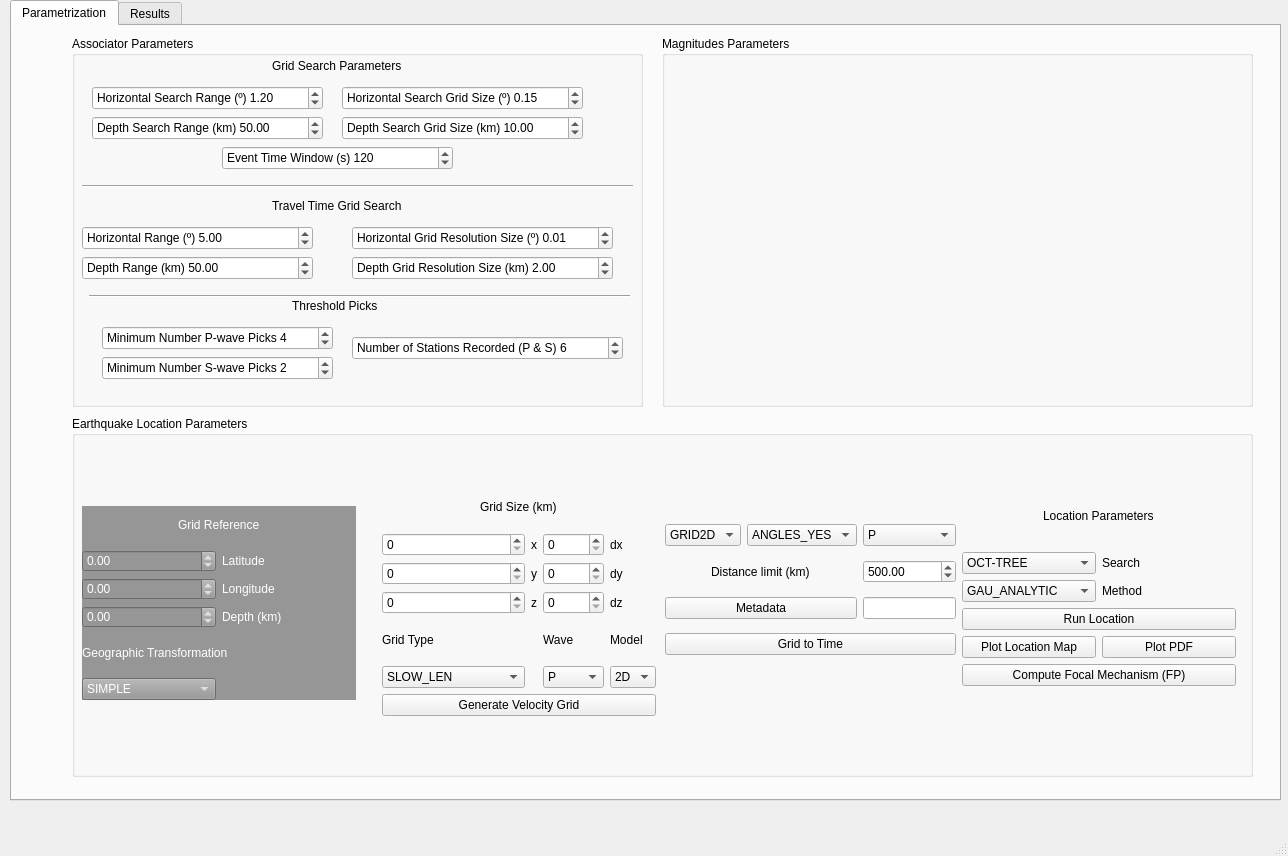
<?xml version="1.0" encoding="UTF-8"?>
<ui version="4.0">
 <class>MainWindow</class>
 <widget class="QMainWindow" name="MainWindow">
  <property name="geometry">
   <rect>
    <x>0</x>
    <y>0</y>
    <width>1288</width>
    <height>856</height>
   </rect>
  </property>
  <property name="windowTitle">
   <string>MainWindow</string>
  </property>
  <widget class="QWidget" name="centralwidget">
   <widget class="QTabWidget" name="tabWidget">
    <property name="geometry">
     <rect>
      <x>10</x>
      <y>0</y>
      <width>1271</width>
      <height>801</height>
     </rect>
    </property>
    <property name="currentIndex">
     <number>0</number>
    </property>
    <widget class="QWidget" name="tab">
     <attribute name="title">
      <string>Parametrization</string>
     </attribute>
     <widget class="QGroupBox" name="groupBox">
      <property name="geometry">
       <rect>
        <x>60</x>
        <y>10</y>
        <width>571</width>
        <height>371</height>
       </rect>
      </property>
      <property name="title">
       <string>Associator Parameters</string>
      </property>
      <widget class="QDoubleSpinBox" name="doubleSpinBox">
       <property name="geometry">
        <rect>
         <x>20</x>
         <y>50</y>
         <width>231</width>
         <height>24</height>
        </rect>
       </property>
       <property name="prefix">
        <string>Horizontal Search Range (º) </string>
       </property>
       <property name="decimals">
        <number>2</number>
       </property>
       <property name="singleStep">
        <double>0.100000000000000</double>
       </property>
       <property name="value">
        <double>1.200000000000000</double>
       </property>
      </widget>
      <widget class="QDoubleSpinBox" name="doubleSpinBox_2">
       <property name="geometry">
        <rect>
         <x>20</x>
         <y>80</y>
         <width>231</width>
         <height>24</height>
        </rect>
       </property>
       <property name="prefix">
        <string>Depth Search Range (km) </string>
       </property>
       <property name="decimals">
        <number>2</number>
       </property>
       <property name="value">
        <double>50.000000000000000</double>
       </property>
      </widget>
      <widget class="QDoubleSpinBox" name="doubleSpinBox_3">
       <property name="geometry">
        <rect>
         <x>270</x>
         <y>50</y>
         <width>241</width>
         <height>24</height>
        </rect>
       </property>
       <property name="prefix">
        <string>Horizontal Search Grid Size (º) </string>
       </property>
       <property name="decimals">
        <number>2</number>
       </property>
       <property name="singleStep">
        <double>0.100000000000000</double>
       </property>
       <property name="value">
        <double>0.150000000000000</double>
       </property>
      </widget>
      <widget class="QDoubleSpinBox" name="doubleSpinBox_4">
       <property name="geometry">
        <rect>
         <x>270</x>
         <y>80</y>
         <width>241</width>
         <height>24</height>
        </rect>
       </property>
       <property name="prefix">
        <string>Depth Search Grid Size (km) </string>
       </property>
       <property name="decimals">
        <number>2</number>
       </property>
       <property name="value">
        <double>10.000000000000000</double>
       </property>
      </widget>
      <widget class="QDoubleSpinBox" name="doubleSpinBox_5">
       <property name="geometry">
        <rect>
         <x>150</x>
         <y>110</y>
         <width>231</width>
         <height>24</height>
        </rect>
       </property>
       <property name="prefix">
        <string>Event Time Window (s) </string>
       </property>
       <property name="decimals">
        <number>0</number>
       </property>
       <property name="maximum">
        <double>3600.000000000000000</double>
       </property>
       <property name="value">
        <double>120.000000000000000</double>
       </property>
      </widget>
      <widget class="Line" name="line">
       <property name="geometry">
        <rect>
         <x>10</x>
         <y>140</y>
         <width>551</width>
         <height>20</height>
        </rect>
       </property>
       <property name="orientation">
        <enum>Qt::Horizontal</enum>
       </property>
      </widget>
      <widget class="QLabel" name="label_20">
       <property name="geometry">
        <rect>
         <x>200</x>
         <y>20</y>
         <width>151</width>
         <height>20</height>
        </rect>
       </property>
       <property name="text">
        <string>Grid Search Parameters</string>
       </property>
      </widget>
      <widget class="QLabel" name="label_21">
       <property name="geometry">
        <rect>
         <x>200</x>
         <y>160</y>
         <width>151</width>
         <height>20</height>
        </rect>
       </property>
       <property name="text">
        <string>Travel Time Grid Search</string>
       </property>
      </widget>
      <widget class="QDoubleSpinBox" name="doubleSpinBox_6">
       <property name="geometry">
        <rect>
         <x>10</x>
         <y>220</y>
         <width>231</width>
         <height>24</height>
        </rect>
       </property>
       <property name="prefix">
        <string>Depth Range (km) </string>
       </property>
       <property name="decimals">
        <number>2</number>
       </property>
       <property name="maximum">
        <double>700.000000000000000</double>
       </property>
       <property name="value">
        <double>50.000000000000000</double>
       </property>
      </widget>
      <widget class="QDoubleSpinBox" name="doubleSpinBox_7">
       <property name="geometry">
        <rect>
         <x>280</x>
         <y>220</y>
         <width>261</width>
         <height>24</height>
        </rect>
       </property>
       <property name="prefix">
        <string>Depth Grid Resolution Size (km) </string>
       </property>
       <property name="decimals">
        <number>2</number>
       </property>
       <property name="maximum">
        <double>50.000000000000000</double>
       </property>
       <property name="value">
        <double>2.000000000000000</double>
       </property>
      </widget>
      <widget class="QDoubleSpinBox" name="doubleSpinBox_8">
       <property name="geometry">
        <rect>
         <x>10</x>
         <y>190</y>
         <width>231</width>
         <height>24</height>
        </rect>
       </property>
       <property name="prefix">
        <string>Horizontal Range (º) </string>
       </property>
       <property name="decimals">
        <number>2</number>
       </property>
       <property name="maximum">
        <double>50.000000000000000</double>
       </property>
       <property name="singleStep">
        <double>0.200000000000000</double>
       </property>
       <property name="value">
        <double>5.000000000000000</double>
       </property>
      </widget>
      <widget class="QDoubleSpinBox" name="doubleSpinBox_9">
       <property name="geometry">
        <rect>
         <x>280</x>
         <y>190</y>
         <width>261</width>
         <height>24</height>
        </rect>
       </property>
       <property name="prefix">
        <string>Horizontal Grid Resolution Size (º) </string>
       </property>
       <property name="decimals">
        <number>2</number>
       </property>
       <property name="maximum">
        <double>10.000000000000000</double>
       </property>
       <property name="singleStep">
        <double>0.250000000000000</double>
       </property>
       <property name="value">
        <double>0.010000000000000</double>
       </property>
      </widget>
      <widget class="Line" name="line_2">
       <property name="geometry">
        <rect>
         <x>17</x>
         <y>250</y>
         <width>541</width>
         <height>21</height>
        </rect>
       </property>
       <property name="orientation">
        <enum>Qt::Horizontal</enum>
       </property>
      </widget>
      <widget class="QLabel" name="label_22">
       <property name="geometry">
        <rect>
         <x>220</x>
         <y>260</y>
         <width>101</width>
         <height>20</height>
        </rect>
       </property>
       <property name="text">
        <string>Threshold Picks</string>
       </property>
      </widget>
      <widget class="QSpinBox" name="spinBox_2">
       <property name="geometry">
        <rect>
         <x>30</x>
         <y>320</y>
         <width>231</width>
         <height>24</height>
        </rect>
       </property>
       <property name="suffix">
        <string/>
       </property>
       <property name="prefix">
        <string>Minimum Number S-wave Picks </string>
       </property>
       <property name="value">
        <number>2</number>
       </property>
      </widget>
      <widget class="QSpinBox" name="spinBox_3">
       <property name="geometry">
        <rect>
         <x>30</x>
         <y>290</y>
         <width>231</width>
         <height>24</height>
        </rect>
       </property>
       <property name="suffix">
        <string/>
       </property>
       <property name="prefix">
        <string>Minimum Number P-wave Picks </string>
       </property>
       <property name="value">
        <number>4</number>
       </property>
      </widget>
      <widget class="QSpinBox" name="spinBox_4">
       <property name="geometry">
        <rect>
         <x>280</x>
         <y>300</y>
         <width>271</width>
         <height>24</height>
        </rect>
       </property>
       <property name="suffix">
        <string/>
       </property>
       <property name="prefix">
        <string>Number of Stations Recorded (P &amp; S) </string>
       </property>
       <property name="value">
        <number>6</number>
       </property>
      </widget>
     </widget>
     <widget class="QGroupBox" name="groupBox_2">
      <property name="geometry">
       <rect>
        <x>60</x>
        <y>390</y>
        <width>1181</width>
        <height>361</height>
       </rect>
      </property>
      <property name="title">
       <string>Earthquake Location Parameters</string>
      </property>
      <widget class="QWidget" name="widget_4" native="true">
       <property name="geometry">
        <rect>
         <x>10</x>
         <y>90</y>
         <width>274</width>
         <height>194</height>
        </rect>
       </property>
       <property name="styleSheet">
        <string notr="true">background-color: rgb(150, 150, 150);
color: rgb(255, 255, 255);
border-color: rgba(3, 3, 3, 128);</string>
       </property>
       <layout class="QGridLayout" name="gridLayout_4">
        <item row="4" column="0" colspan="2">
         <widget class="QLabel" name="label_2">
          <property name="text">
           <string>Geographic Transformation</string>
          </property>
         </widget>
        </item>
        <item row="3" column="1">
         <widget class="QLabel" name="label_4">
          <property name="text">
           <string>Depth (km)</string>
          </property>
         </widget>
        </item>
        <item row="5" column="0">
         <widget class="QComboBox" name="transCB">
          <item>
           <property name="text">
            <string>SIMPLE</string>
           </property>
          </item>
          <item>
           <property name="text">
            <string>GLOBAL</string>
           </property>
          </item>
         </widget>
        </item>
        <item row="2" column="1">
         <widget class="QLabel" name="label_3">
          <property name="text">
           <string>Longitude</string>
          </property>
         </widget>
        </item>
        <item row="0" column="0" colspan="2" alignment="Qt::AlignHCenter">
         <widget class="QLabel" name="label_8">
          <property name="text">
           <string>Grid Reference</string>
          </property>
         </widget>
        </item>
        <item row="1" column="1">
         <widget class="QLabel" name="label_9">
          <property name="text">
           <string>Latitude</string>
          </property>
         </widget>
        </item>
        <item row="1" column="0">
         <widget class="QDoubleSpinBox" name="gridlatSB">
          <property name="minimum">
           <double>-90.000000000000000</double>
          </property>
          <property name="maximum">
           <double>90.000000000000000</double>
          </property>
         </widget>
        </item>
        <item row="2" column="0">
         <widget class="QDoubleSpinBox" name="gridlonSB">
          <property name="minimum">
           <double>-180.000000000000000</double>
          </property>
          <property name="maximum">
           <double>180.000000000000000</double>
          </property>
         </widget>
        </item>
        <item row="3" column="0">
         <widget class="QDoubleSpinBox" name="griddepthSB">
          <property name="minimum">
           <double>-10.000000000000000</double>
          </property>
          <property name="maximum">
           <double>1000.990000000000009</double>
          </property>
         </widget>
        </item>
       </layout>
      </widget>
      <widget class="QWidget" name="widget_2" native="true">
       <property name="geometry">
        <rect>
         <x>310</x>
         <y>70</y>
         <width>274</width>
         <height>230</height>
        </rect>
       </property>
       <layout class="QGridLayout" name="gridLayout_3">
        <item row="3" column="0">
         <widget class="QSpinBox" name="znodeSB">
          <property name="maximum">
           <number>10000</number>
          </property>
         </widget>
        </item>
        <item row="5" column="2">
         <widget class="QComboBox" name="comboBox_wavetype">
          <item>
           <property name="text">
            <string>P</string>
           </property>
          </item>
          <item>
           <property name="text">
            <string>S</string>
           </property>
          </item>
         </widget>
        </item>
        <item row="3" column="1">
         <widget class="QLabel" name="label_7">
          <property name="text">
           <string>z</string>
          </property>
         </widget>
        </item>
        <item row="3" column="3">
         <widget class="QLabel" name="label_14">
          <property name="text">
           <string>dz</string>
          </property>
         </widget>
        </item>
        <item row="5" column="0">
         <widget class="QComboBox" name="comboBox_gridtype">
          <item>
           <property name="text">
            <string>SLOW_LEN</string>
           </property>
          </item>
          <item>
           <property name="text">
            <string>VELOCITY_METERS</string>
           </property>
          </item>
          <item>
           <property name="text">
            <string>SLOWNESS</string>
           </property>
          </item>
          <item>
           <property name="text">
            <string>VEL2</string>
           </property>
          </item>
          <item>
           <property name="text">
            <string>SLOW2</string>
           </property>
          </item>
          <item>
           <property name="text">
            <string>SLOW_2_METERS</string>
           </property>
          </item>
         </widget>
        </item>
        <item row="1" column="1">
         <widget class="QLabel" name="label">
          <property name="text">
           <string>x</string>
          </property>
         </widget>
        </item>
        <item row="1" column="2">
         <widget class="QSpinBox" name="dxsizeSB">
          <property name="maximum">
           <number>10000</number>
          </property>
         </widget>
        </item>
        <item row="2" column="3">
         <widget class="QLabel" name="label_13">
          <property name="text">
           <string>dy</string>
          </property>
         </widget>
        </item>
        <item row="1" column="3">
         <widget class="QLabel" name="label_10">
          <property name="text">
           <string>dx</string>
          </property>
         </widget>
        </item>
        <item row="2" column="0">
         <widget class="QSpinBox" name="ynodeSB">
          <property name="maximum">
           <number>10000</number>
          </property>
         </widget>
        </item>
        <item row="2" column="2">
         <widget class="QSpinBox" name="dysizeSB">
          <property name="maximum">
           <number>10000</number>
          </property>
         </widget>
        </item>
        <item row="3" column="2">
         <widget class="QSpinBox" name="dzsizeSB">
          <property name="maximum">
           <number>10000</number>
          </property>
         </widget>
        </item>
        <item row="2" column="1">
         <widget class="QLabel" name="label_6">
          <property name="text">
           <string>y</string>
          </property>
         </widget>
        </item>
        <item row="1" column="0">
         <widget class="QSpinBox" name="xnodeSB">
          <property name="maximum">
           <number>10000</number>
          </property>
         </widget>
        </item>
        <item row="4" column="0">
         <widget class="QLabel" name="label_18">
          <property name="text">
           <string>Grid Type</string>
          </property>
         </widget>
        </item>
        <item row="4" column="2">
         <widget class="QLabel" name="label_19">
          <property name="text">
           <string>Wave</string>
          </property>
         </widget>
        </item>
        <item row="0" column="0" colspan="4" alignment="Qt::AlignHCenter">
         <widget class="QLabel" name="label_5">
          <property name="text">
           <string>Grid Size (km)</string>
          </property>
         </widget>
        </item>
        <item row="6" column="0" colspan="4">
         <widget class="QPushButton" name="genvelBtn">
          <property name="toolTip">
           <string>Click to Generate the velocity grid</string>
          </property>
          <property name="text">
           <string>Generate Velocity Grid</string>
          </property>
         </widget>
        </item>
        <item row="4" column="3">
         <widget class="QLabel" name="label_11">
          <property name="text">
           <string>Model</string>
          </property>
         </widget>
        </item>
        <item row="5" column="3">
         <widget class="QComboBox" name="modelCB">
          <item>
           <property name="text">
            <string>2D</string>
           </property>
          </item>
          <item>
           <property name="text">
            <string>3D</string>
           </property>
          </item>
         </widget>
        </item>
       </layout>
      </widget>
      <widget class="QWidget" name="widget" native="true">
       <property name="geometry">
        <rect>
         <x>593</x>
         <y>100</y>
         <width>291</width>
         <height>147</height>
        </rect>
       </property>
       <property name="sizePolicy">
        <sizepolicy hsizetype="Minimum" vsizetype="Minimum">
         <horstretch>0</horstretch>
         <verstretch>0</verstretch>
        </sizepolicy>
       </property>
       <layout class="QGridLayout" name="gridLayout_2">
        <item row="2" column="2">
         <widget class="QLineEdit" name="stationsPath"/>
        </item>
        <item row="3" column="0" colspan="3">
         <widget class="QPushButton" name="grdtimeBtn">
          <property name="toolTip">
           <string>Click to generate the Travel Times for the previously genrated velocity grid</string>
          </property>
          <property name="text">
           <string>Grid to Time</string>
          </property>
         </widget>
        </item>
        <item row="1" column="0" colspan="2" alignment="Qt::AlignHCenter">
         <widget class="QLabel" name="label_12">
          <property name="text">
           <string>Distance limit (km)</string>
          </property>
         </widget>
        </item>
        <item row="1" column="2">
         <widget class="QDoubleSpinBox" name="distanceSB">
          <property name="maximum">
           <double>5000.000000000000000</double>
          </property>
          <property name="value">
           <double>500.000000000000000</double>
          </property>
         </widget>
        </item>
        <item row="0" column="0">
         <widget class="QComboBox" name="comboBox_grid">
          <item>
           <property name="text">
            <string>GRID2D</string>
           </property>
          </item>
          <item>
           <property name="text">
            <string>GRID3D</string>
           </property>
          </item>
         </widget>
        </item>
        <item row="0" column="1">
         <widget class="QComboBox" name="comboBox_angles">
          <item>
           <property name="text">
            <string>ANGLES_YES</string>
           </property>
          </item>
          <item>
           <property name="text">
            <string>ANGLES_NO</string>
           </property>
          </item>
         </widget>
        </item>
        <item row="0" column="2">
         <widget class="QComboBox" name="comboBox_ttwave">
          <item>
           <property name="text">
            <string>P</string>
           </property>
          </item>
          <item>
           <property name="text">
            <string>S</string>
           </property>
          </item>
         </widget>
        </item>
        <item row="2" column="0" colspan="2">
         <widget class="QPushButton" name="stationsBtn">
          <property name="toolTip">
           <string>Set the metadata file whre the algorithm wil extract the stations coordinates to locate the event.</string>
          </property>
          <property name="text">
           <string>Metadata</string>
          </property>
         </widget>
        </item>
       </layout>
      </widget>
      <widget class="QWidget" name="widget_3" native="true">
       <property name="geometry">
        <rect>
         <x>890</x>
         <y>70</y>
         <width>274</width>
         <height>200</height>
        </rect>
       </property>
       <layout class="QGridLayout" name="gridLayout_5">
        <item row="2" column="1">
         <widget class="QLabel" name="label_17">
          <property name="text">
           <string>Method</string>
          </property>
         </widget>
        </item>
        <item row="2" column="0">
         <widget class="QComboBox" name="comboBox_4">
          <item>
           <property name="text">
            <string>GAU_ANALYTIC</string>
           </property>
          </item>
          <item>
           <property name="text">
            <string>EDT</string>
           </property>
          </item>
          <item>
           <property name="text">
            <string>EDT_OT_WT</string>
           </property>
          </item>
          <item>
           <property name="text">
            <string>EDT_OTWT_ML</string>
           </property>
          </item>
         </widget>
        </item>
        <item row="1" column="0">
         <widget class="QComboBox" name="comboBox_3">
          <item>
           <property name="text">
            <string>OCT-TREE</string>
           </property>
          </item>
         </widget>
        </item>
        <item row="4" column="0">
         <widget class="QPushButton" name="plotmapBtn">
          <property name="text">
           <string>Plot Location Map</string>
          </property>
         </widget>
        </item>
        <item row="0" column="0" colspan="2" alignment="Qt::AlignHCenter">
         <widget class="QLabel" name="label_15">
          <property name="text">
           <string>Location Parameters</string>
          </property>
         </widget>
        </item>
        <item row="1" column="1">
         <widget class="QLabel" name="label_16">
          <property name="text">
           <string>Search</string>
          </property>
         </widget>
        </item>
        <item row="3" column="0" colspan="2">
         <widget class="QPushButton" name="runlocBtn">
          <property name="text">
           <string>Run Location</string>
          </property>
         </widget>
        </item>
        <item row="4" column="1">
         <widget class="QPushButton" name="plotpdfBtn">
          <property name="text">
           <string>Plot PDF</string>
          </property>
         </widget>
        </item>
        <item row="5" column="0" colspan="2">
         <widget class="QPushButton" name="firstpolarityBtn">
          <property name="text">
           <string>Compute Focal Mechanism (FP)</string>
          </property>
         </widget>
        </item>
       </layout>
      </widget>
     </widget>
     <widget class="QGroupBox" name="groupBox_3">
      <property name="geometry">
       <rect>
        <x>650</x>
        <y>10</y>
        <width>591</width>
        <height>371</height>
       </rect>
      </property>
      <property name="title">
       <string>Magnitudes Parameters</string>
      </property>
     </widget>
    </widget>
    <widget class="QWidget" name="tab_2">
     <attribute name="title">
      <string>Results</string>
     </attribute>
    </widget>
   </widget>
  </widget>
  <widget class="QMenuBar" name="menubar">
   <property name="geometry">
    <rect>
     <x>0</x>
     <y>0</y>
     <width>1288</width>
     <height>24</height>
    </rect>
   </property>
  </widget>
  <widget class="QStatusBar" name="statusbar"/>
 </widget>
 <resources/>
 <connections/>
</ui>
